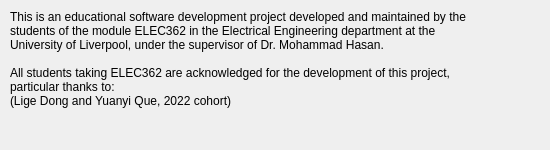
<?xml version="1.0" encoding="UTF-8"?>
<ui version="4.0">
 <class>AboutDialog</class>
 <widget class="QDialog" name="AboutDialog">
  <property name="geometry">
   <rect>
    <x>0</x>
    <y>0</y>
    <width>550</width>
    <height>150</height>
   </rect>
  </property>
  <property name="sizePolicy">
   <sizepolicy hsizetype="Fixed" vsizetype="Fixed">
    <horstretch>0</horstretch>
    <verstretch>0</verstretch>
   </sizepolicy>
  </property>
  <property name="minimumSize">
   <size>
    <width>550</width>
    <height>150</height>
   </size>
  </property>
  <property name="maximumSize">
   <size>
    <width>550</width>
    <height>150</height>
   </size>
  </property>
  <property name="windowTitle">
   <string>About</string>
  </property>
  <property name="windowIcon">
   <iconset resource="resources.qrc">
    <normaloff>:/icons/aboutSymbol.svg</normaloff>:/icons/aboutSymbol.svg</iconset>
  </property>
  <widget class="QLabel" name="label">
   <property name="geometry">
    <rect>
     <x>10</x>
     <y>10</y>
     <width>461</width>
     <height>121</height>
    </rect>
   </property>
   <property name="text">
    <string>This is an educational software development project developed and maintained by the students of the module ELEC362 in the Electrical Engineering department at the University of Liverpool, under the supervisor of Dr. Mohammad Hasan.

All students taking ELEC362 are acknowledged for the development of this project, particular thanks to: 
(Lige Dong and Yuanyi Que, 2022 cohort)
</string>
   </property>
   <property name="alignment">
    <set>Qt::AlignLeading|Qt::AlignLeft|Qt::AlignTop</set>
   </property>
   <property name="wordWrap">
    <bool>true</bool>
   </property>
  </widget>
 </widget>
 <resources>
  <include location="resources.qrc"/>
 </resources>
 <connections/>
</ui>
